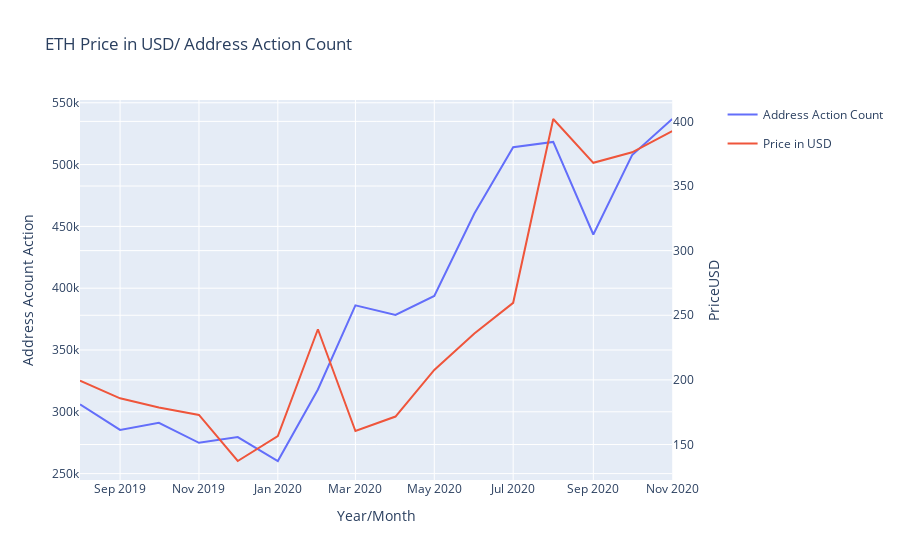

Write notebook code for a chart like this one.
### Code cell
before_and_after_eth_new["address_count"]= "Address Action Count"
before_and_after_eth_new["price"] = "Price in USD"
before_and_after_eth_new = before_and_after_eth_new.reset_index()

subfig = make_subplots(specs=[[{"secondary_y": True}]])

# create two independent figures with px.line each containing data from multiple columns
fig = px.line(before_and_after_eth_new, x= "yearmonth", y="AdrActCnt",color="address_count")#, render_mode="webgl",)
fig2 = px.line(before_and_after_eth_new, x="yearmonth", y="PriceUSD", color="price")#, render_mode="webgl",)

fig2.update_traces(yaxis="y2")

subfig.add_traces(fig.data + fig2.data)
subfig.layout.xaxis.title="Year/Month"
subfig.layout.yaxis.title="Address Acount Action"
#subfig.layout.yaxis2.type="log"
subfig.layout.yaxis2.title="PriceUSD"
# recoloring is necessary otherwise lines from fig und fig2 would share each color
# e.g. Linear-, Log- = blue; Linear+, Log+ = red... we don't want this
subfig.for_each_trace(lambda t: t.update(line=dict(color=t.marker.color)))
subfig.update_layout(title_text = "ETH Price in USD/ Address Action Count")
subfig.show()

### Figure 1 — Plotly figure (JSON) as saved in the notebook; plotly's stock layout.template omitted (floating-point values rounded to 4 significant figures)
{"data": [{"hovertemplate": "address_count=Address Action Count<br>yearmonth=%{x}<br>AdrActCnt=%{y}<extra></extra>", "legendgroup": "Address Action Count", "line": {"dash": "solid"}, "mode": "lines", "name": "Address Action Count", "orientation": "v", "showlegend": true, "type": "scatter", "x": ["2019-08", "2019-09", "2019-10", "2019-11", "2019-12", "2020-01", "2020-02", "2020-03", "2020-04", "2020-05", "2020-06", "2020-07", "2020-08", "2020-09", "2020-10", "2020-11"], "xaxis": "x", "y": [306000.0, 285400.0, 291100.0, 274900.0, 279600.0, 260211, 318100.0, 386100.0, 378300.0, 393700.0, 460400.0, 514000.0, 518300.0, 443400.0, 507700.0, 536900.0], "yaxis": "y"}, {"hovertemplate": "price=Price in USD<br>yearmonth=%{x}<br>PriceUSD=%{y}<extra></extra>", "legendgroup": "Price in USD", "line": {"dash": "solid"}, "mode": "lines", "name": "Price in USD", "orientation": "v", "showlegend": true, "type": "scatter", "x": ["2019-08", "2019-09", "2019-10", "2019-11", "2019-12", "2020-01", "2020-02", "2020-03", "2020-04", "2020-05", "2020-06", "2020-07", "2020-08", "2020-09", "2020-10", "2020-11"], "xaxis": "x", "y": [199.5, 185.8, 178.6, 172.9, 137.2, 156.5, 239.2, 160.4, 171.6, 207.7, 235.8, 259.6, 401.9, 367.9, 376.1, 392.4], "yaxis": "y2"}], "layout": {"autosize": true, "title": {"text": "ETH Price in USD/ Address Action Count"}, "xaxis": {"anchor": "y", "autorange": true, "domain": [0, 0.94], "range": ["2019-08-01", "2020-11-01"], "title": {"text": "Year/Month"}, "type": "date"}, "yaxis": {"anchor": "x", "autorange": true, "domain": [0, 1], "range": [244800.0, 552200.0], "title": {"text": "Address Acount Action"}, "type": "linear"}, "yaxis2": {"anchor": "x", "autorange": true, "overlaying": "y", "range": [122.5, 416.6], "side": "right", "title": {"text": "PriceUSD"}, "type": "linear"}}}
